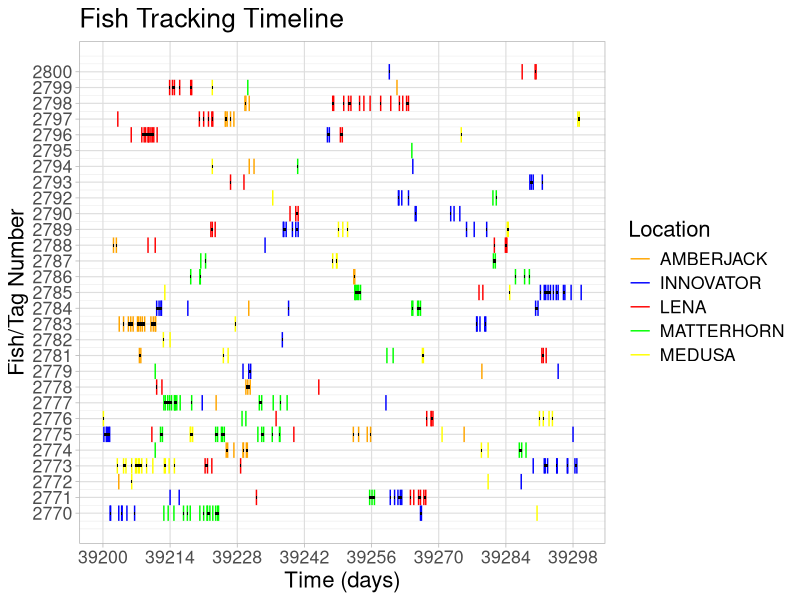
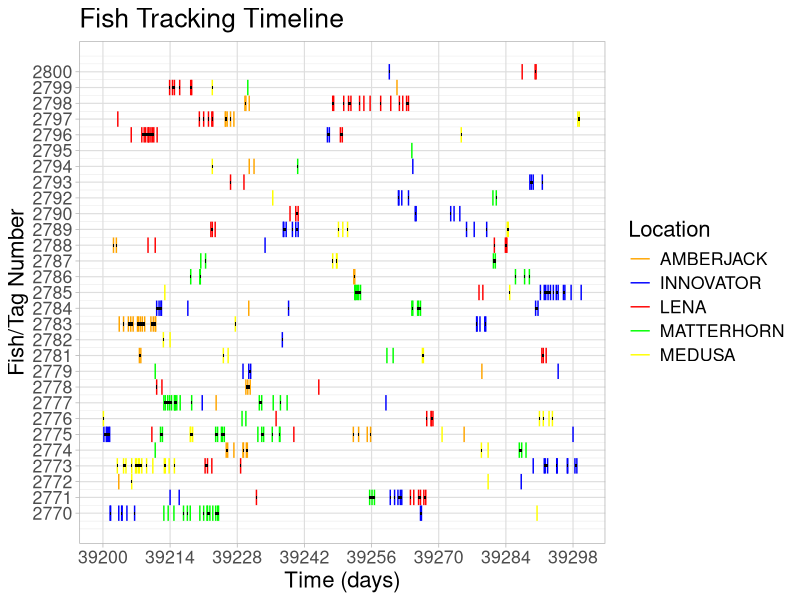
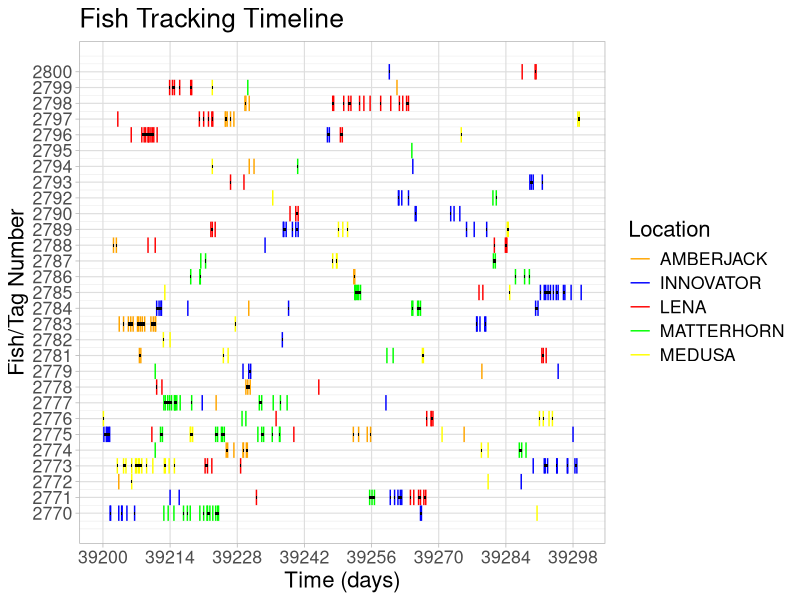

Here is the R script that generated these plots, in order:
# Plots tag detection events around fixed sites
library("tidyverse")
setwd("~/fish") #change this to your working directory

#load and prep data
fish.data <- read_csv("simulated_data.csv")
fish.data$Time <- as.numeric(fish.data$Time)
fish.data$Location <- as.factor(fish.data$Location)

#make an index of tags (fish) to set plot order
tags <- unique(fish.data$Fish)
tagindex <- data.frame(Fish=tags, tagindex=1:length(tags))
fish.data <- fish.data %>% left_join(tagindex,by="Fish")

#set colors manually for locations (alphabetical order)
location.colors <-c("orange","blue","red","green","yellow")

#set minimum and maximum time to plot
mintime <- round(min(fish.data$Time),0) 
maxtime <- round(max(fish.data$Time),0)
timestep <- 14 # x-axis tick every 2 weeks

#a fish is considered to have left a location after this amount of time
max.absence <- 0.5 #12 hours

#create tibble to store boxes that define when a fish visit begins and ends
boxes <- tibble(
  tagindex=numeric(),
  Location=character(),
  VisitStart=numeric(),
  VisitEnd=numeric()
)

#find fish visit start and stop times
for(tag in 1:length(tags)) {
  tag.data <- fish.data %>% filter(tagindex == tag)
  for(loc in levels(fish.data$Location)) {
    tag.loc.data <- tag.data %>% filter(Location == loc) %>% arrange(Time)
    if (nrow(tag.loc.data) > 0) {
      boxstart <- tag.loc.data$Time[1]
      boxlast <- boxstart
      if (nrow(tag.loc.data) > 1) {
        for (obs in 2:nrow(tag.loc.data)) {
          obs.time <- tag.loc.data$Time[obs]
          if ((obs.time - boxlast) > max.absence) {
            #add a box start-stop record
            boxes <- boxes %>% add_row(tagindex=tag, Location=loc, VisitStart=boxstart, VisitEnd=boxlast)
            boxstart <- obs.time
            boxlast <- boxstart
          } else {
            boxlast <- obs.time
          }
        }
      }
      #deal with last one and single obs
      boxes <- boxes %>% add_row(tagindex=tag, Location=loc, VisitStart=boxstart, VisitEnd=boxlast)      
    }
  }
}

#save calculated fish visit start and stop times to a CSV file
write_csv(boxes %>%  left_join(tagindex,by="tagindex")
          %>% select(Fish,Location,VisitStart,VisitEnd), "visit_start_stop_calcs.csv")

#create the plot
fish.plot <- ggplot() +
  theme_light() +
  theme(panel.grid.major = element_line(size = 0.4),
        text = element_text(size=16)) +
  scale_x_continuous(breaks = seq(mintime, maxtime, by = timestep), minor_breaks=FALSE ) +
  scale_y_continuous(breaks = seq(1, length(tags), by = 1), labels=tags) +
  scale_color_manual(values=location.colors) +
  ggtitle("Fish Tracking Timeline") +
  xlab("Time (days)") +
  ylab("Fish/Tag Number") +
  geom_segment(data=fish.data, aes(x=Time, xend=Time, y = tagindex - 0.49, yend = tagindex + 0.49, color=Location), size=.5) +
  geom_rect(data=boxes, mapping=aes(xmin=VisitStart-0.05, xmax=VisitEnd+0.05, ymin=tagindex - 0.10, ymax=tagindex + 0.10), fill="black") 
  
fish.plot #show the plot

#save a png
png(filename="fishplot.png", width=1200, height=1000)
fish.plot
dev.off()

#save a pdf
pdf(file="fishplot.pdf", width=100, height=10)
fish.plot
dev.off()

